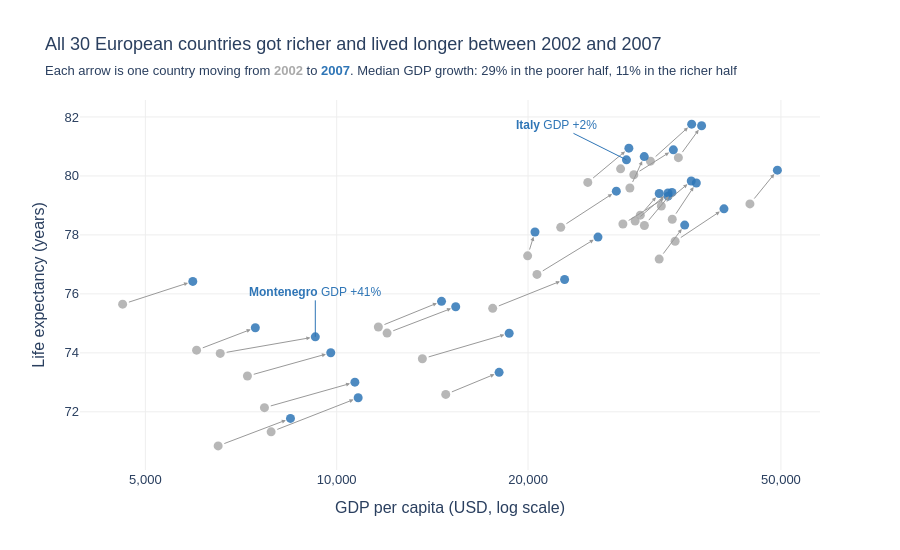

Notebook cell for this chart:
### Markdown cell above
## Task 1 — Scatter: life expectancy change over time

**What to build:** A scatter showing **GDP per capita vs life expectancy** for **two years** (2002 and 2007) to show how both moved — use **colour for year** (just 2 colours), **one continent only**.

Choose any continent except Africa (that was the example). Highlight the change direction.

> 💡 Filter: `df.loc[df['continent'] == 'YOUR_CHOICE']` then filter years

### Code cell
# Task 1 — Europe, 2002 vs 2007
continent = 'Europe'
data = df[(df['continent'] == continent) & df['year'].isin([2002, 2007])]
data = data.assign(Year=data['year'].astype(str))

gdp = data.pivot(index='country', columns='year', values='gdpPercap')
life = data.pivot(index='country', columns='year', values='lifeExp')
growth = (gdp[2007] / gdp[2002] - 1) * 100
both_up = ((gdp[2007] > gdp[2002]) & (life[2007] > life[2002])).sum()
poorer = gdp[2002] < gdp[2002].median()
fastest, slowest = growth.idxmax(), growth.idxmin()
print(f"Richer and longer-lived: {both_up} of {len(gdp)} countries")
print(f"Median GDP growth: poorer half {growth[poorer].median():.0f}%, richer half {growth[~poorer].median():.0f}%")

fig = px.scatter(
    data_frame=data,
    x='gdpPercap', y='lifeExp',
    color='Year',
    color_discrete_map={'2002': '#AAAAAA', '2007': '#2E75B6'},
    hover_name='country',
    log_x=True,
    labels={'gdpPercap': 'GDP per capita (USD, log scale)', 'lifeExp': 'Life expectancy (years)'},
    template='plotly_white',
    height=550, width=900
)

fig.update_traces(marker=dict(size=9, opacity=0.85), showlegend=False)

# one arrow per country: where it was in 2002 -> where it is in 2007
for country in gdp.index:
    fig.add_annotation(
        x=np.log10(gdp.loc[country, 2007]), y=life.loc[country, 2007],
        ax=np.log10(gdp.loc[country, 2002]), ay=life.loc[country, 2002],
        axref='x', ayref='y', text='',
        showarrow=True, arrowhead=2, arrowsize=0.8, arrowwidth=1, arrowcolor='#999999',
        standoff=5, startstandoff=5
    )

for country, ax, ay in [(fastest, 0, -45), (slowest, -70, -35)]:
    fig.add_annotation(
        x=np.log10(gdp.loc[country, 2007]), y=life.loc[country, 2007],
        text=f"<b>{country}</b> GDP +{growth[country]:.0f}%",
        showarrow=True, arrowhead=0, arrowwidth=1, arrowcolor='#2E75B6', ax=ax, ay=ay,
        font=dict(size=12, color='#2E75B6')
    )

fig.update_layout(
    title=dict(
        text=f"All {len(gdp)} European countries got richer and lived longer between 2002 and 2007",
        subtitle=dict(text=(
            "Each arrow is one country moving from <span style='color:#AAAAAA'><b>2002</b></span> to "
            "<span style='color:#2E75B6'><b>2007</b></span>. Median GDP growth: "
            f"{growth[poorer].median():.0f}% in the poorer half, {growth[~poorer].median():.0f}% in the richer half"
        ))
    ),
    font=dict(family='Arial', size=13),
    xaxis=dict(gridcolor='#EEEEEE', tickvals=[5000, 10000, 20000, 50000], tickformat=','),
    yaxis=dict(gridcolor='#EEEEEE'),
    margin=dict(t=100)
)

fig.show()

### Figure 1 — Plotly figure (JSON) as saved in the notebook; plotly's stock layout.template omitted (floating-point values rounded to 4 significant figures)
{"data": [{"hovertemplate": "<b>%{hovertext}</b><br><br>Year=2002<br>GDP per capita (USD, log scale)=%{x}<br>Life expectancy (years)=%{y}<extra></extra>", "hovertext": ["Albania", "Austria", "Belgium", "Bosnia and Herzegovina", "Bulgaria", "Croatia", "Czech Republic", "Denmark", "Finland", "France", "Germany", "Greece", "Hungary", "Iceland", "Ireland", "Italy", "Montenegro", "Netherlands", "Norway", "Poland", "Portugal", "Romania", "Serbia", "Slovak Republic", "Slovenia", "Spain", "Sweden", "Switzerland", "Turkey", "United Kingdom"], "legendgroup": "2002", "marker": {"color": "#AAAAAA", "opacity": 0.85, "size": 9, "symbol": "circle"}, "mode": "markers", "name": "2002", "orientation": "v", "showlegend": false, "type": "scatter", "x": [4604.0, 32420.0, 30490.0, 6019.0, 7697.0, 11630.0, 17600.0, 32170.0, 28200.0, 28930.0, 30040.0, 22510.0, 14840.0, 31160.0, 34080.0, 27970.0, 6557.0, 33720.0, 44680.0, 12000.0, 19970.0, 7885.0, 7236.0, 13640.0, 20660.0, 24840.0, 29340.0, 34480.0, 6508.0, 29480.0], "xaxis": "x", "y": [75.65, 78.98, 78.32, 74.09, 72.14, 74.88, 75.51, 77.18, 78.37, 79.59, 78.67, 78.26, 72.59, 80.5, 77.78, 80.24, 73.98, 78.53, 79.05, 74.67, 77.29, 71.32, 73.21, 73.8, 76.66, 79.78, 80.04, 80.62, 70.84, 78.47], "yaxis": "y"}, {"hovertemplate": "<b>%{hovertext}</b><br><br>Year=2007<br>GDP per capita (USD, log scale)=%{x}<br>Life expectancy (years)=%{y}<extra></extra>", "hovertext": ["Albania", "Austria", "Belgium", "Bosnia and Herzegovina", "Bulgaria", "Croatia", "Czech Republic", "Denmark", "Finland", "France", "Germany", "Greece", "Hungary", "Iceland", "Ireland", "Italy", "Montenegro", "Netherlands", "Norway", "Poland", "Portugal", "Romania", "Serbia", "Slovak Republic", "Slovenia", "Spain", "Sweden", "Switzerland", "Turkey", "United Kingdom"], "legendgroup": "2007", "marker": {"color": "#2E75B6", "opacity": 0.85, "size": 9, "symbol": "circle"}, "mode": "markers", "name": "2007", "orientation": "v", "showlegend": false, "type": "scatter", "x": [5937.0, 36130.0, 33690.0, 7446.0, 10680.0, 14620.0, 22830.0, 35280.0, 33210.0, 30470.0, 32170.0, 27540.0, 18010.0, 36180.0, 40680.0, 28570.0, 9254.0, 36800.0, 49360.0, 15390.0, 20510.0, 10810.0, 9787.0, 18680.0, 25770.0, 28820.0, 33860.0, 37510.0, 8458.0, 33200.0], "xaxis": "x", "y": [76.42, 79.83, 79.44, 74.85, 73.0, 75.75, 76.49, 78.33, 79.31, 80.66, 79.41, 79.48, 73.34, 81.76, 78.89, 80.55, 74.54, 79.76, 80.2, 75.56, 78.1, 72.48, 74.0, 74.66, 77.93, 80.94, 80.88, 81.7, 71.78, 79.42], "yaxis": "y"}], "layout": {"annotations": [{"arrowcolor": "#999999", "arrowhead": 2, "arrowsize": 0.8, "arrowwidth": 1, "ax": 3.663, "axref": "x", "ay": 75.65, "ayref": "y", "showarrow": true, "standoff": 5, "startstandoff": 5, "text": "", "x": 3.774, "y": 76.42}, {"arrowcolor": "#999999", "arrowhead": 2, "arrowsize": 0.8, "arrowwidth": 1, "ax": 4.511, "axref": "x", "ay": 78.98, "ayref": "y", "showarrow": true, "standoff": 5, "startstandoff": 5, "text": "", "x": 4.558, "y": 79.83}, {"arrowcolor": "#999999", "arrowhead": 2, "arrowsize": 0.8, "arrowwidth": 1, "ax": 4.484, "axref": "x", "ay": 78.32, "ayref": "y", "showarrow": true, "standoff": 5, "startstandoff": 5, "text": "", "x": 4.528, "y": 79.44}, {"arrowcolor": "#999999", "arrowhead": 2, "arrowsize": 0.8, "arrowwidth": 1, "ax": 3.78, "axref": "x", "ay": 74.09, "ayref": "y", "showarrow": true, "standoff": 5, "startstandoff": 5, "text": "", "x": 3.872, "y": 74.85}, {"arrowcolor": "#999999", "arrowhead": 2, "arrowsize": 0.8, "arrowwidth": 1, "ax": 3.886, "axref": "x", "ay": 72.14, "ayref": "y", "showarrow": true, "standoff": 5, "startstandoff": 5, "text": "", "x": 4.029, "y": 73.0}, {"arrowcolor": "#999999", "arrowhead": 2, "arrowsize": 0.8, "arrowwidth": 1, "ax": 4.066, "axref": "x", "ay": 74.88, "ayref": "y", "showarrow": true, "standoff": 5, "startstandoff": 5, "text": "", "x": 4.165, "y": 75.75}, {"arrowcolor": "#999999", "arrowhead": 2, "arrowsize": 0.8, "arrowwidth": 1, "ax": 4.245, "axref": "x", "ay": 75.51, "ayref": "y", "showarrow": true, "standoff": 5, "startstandoff": 5, "text": "", "x": 4.359, "y": 76.49}, {"arrowcolor": "#999999", "arrowhead": 2, "arrowsize": 0.8, "arrowwidth": 1, "ax": 4.507, "axref": "x", "ay": 77.18, "ayref": "y", "showarrow": true, "standoff": 5, "startstandoff": 5, "text": "", "x": 4.548, "y": 78.33}, {"arrowcolor": "#999999", "arrowhead": 2, "arrowsize": 0.8, "arrowwidth": 1, "ax": 4.45, "axref": "x", "ay": 78.37, "ayref": "y", "showarrow": true, "standoff": 5, "startstandoff": 5, "text": "", "x": 4.521, "y": 79.31}, {"arrowcolor": "#999999", "arrowhead": 2, "arrowsize": 0.8, "arrowwidth": 1, "ax": 4.461, "axref": "x", "ay": 79.59, "ayref": "y", "showarrow": true, "standoff": 5, "startstandoff": 5, "text": "", "x": 4.484, "y": 80.66}, {"arrowcolor": "#999999", "arrowhead": 2, "arrowsize": 0.8, "arrowwidth": 1, "ax": 4.478, "axref": "x", "ay": 78.67, "ayref": "y", "showarrow": true, "standoff": 5, "startstandoff": 5, "text": "", "x": 4.507, "y": 79.41}, {"arrowcolor": "#999999", "arrowhead": 2, "arrowsize": 0.8, "arrowwidth": 1, "ax": 4.352, "axref": "x", "ay": 78.26, "ayref": "y", "showarrow": true, "standoff": 5, "startstandoff": 5, "text": "", "x": 4.44, "y": 79.48}, {"arrowcolor": "#999999", "arrowhead": 2, "arrowsize": 0.8, "arrowwidth": 1, "ax": 4.172, "axref": "x", "ay": 72.59, "ayref": "y", "showarrow": true, "standoff": 5, "startstandoff": 5, "text": "", "x": 4.255, "y": 73.34}, {"arrowcolor": "#999999", "arrowhead": 2, "arrowsize": 0.8, "arrowwidth": 1, "ax": 4.494, "axref": "x", "ay": 80.5, "ayref": "y", "showarrow": true, "standoff": 5, "startstandoff": 5, "text": "", "x": 4.558, "y": 81.76}, {"arrowcolor": "#999999", "arrowhead": 2, "arrowsize": 0.8, "arrowwidth": 1, "ax": 4.532, "axref": "x", "ay": 77.78, "ayref": "y", "showarrow": true, "standoff": 5, "startstandoff": 5, "text": "", "x": 4.609, "y": 78.89}, {"arrowcolor": "#999999", "arrowhead": 2, "arrowsize": 0.8, "arrowwidth": 1, "ax": 4.447, "axref": "x", "ay": 80.24, "ayref": "y", "showarrow": true, "standoff": 5, "startstandoff": 5, "text": "", "x": 4.456, "y": 80.55}, {"arrowcolor": "#999999", "arrowhead": 2, "arrowsize": 0.8, "arrowwidth": 1, "ax": 3.817, "axref": "x", "ay": 73.98, "ayref": "y", "showarrow": true, "standoff": 5, "startstandoff": 5, "text": "", "x": 3.966, "y": 74.54}, {"arrowcolor": "#999999", "arrowhead": 2, "arrowsize": 0.8, "arrowwidth": 1, "ax": 4.528, "axref": "x", "ay": 78.53, "ayref": "y", "showarrow": true, "standoff": 5, "startstandoff": 5, "text": "", "x": 4.566, "y": 79.76}, {"arrowcolor": "#999999", "arrowhead": 2, "arrowsize": 0.8, "arrowwidth": 1, "ax": 4.65, "axref": "x", "ay": 79.05, "ayref": "y", "showarrow": true, "standoff": 5, "startstandoff": 5, "text": "", "x": 4.693, "y": 80.2}, {"arrowcolor": "#999999", "arrowhead": 2, "arrowsize": 0.8, "arrowwidth": 1, "ax": 4.079, "axref": "x", "ay": 74.67, "ayref": "y", "showarrow": true, "standoff": 5, "startstandoff": 5, "text": "", "x": 4.187, "y": 75.56}, {"arrowcolor": "#999999", "arrowhead": 2, "arrowsize": 0.8, "arrowwidth": 1, "ax": 4.3, "axref": "x", "ay": 77.29, "ayref": "y", "showarrow": true, "standoff": 5, "startstandoff": 5, "text": "", "x": 4.312, "y": 78.1}, {"arrowcolor": "#999999", "arrowhead": 2, "arrowsize": 0.8, "arrowwidth": 1, "ax": 3.897, "axref": "x", "ay": 71.32, "ayref": "y", "showarrow": true, "standoff": 5, "startstandoff": 5, "text": "", "x": 4.034, "y": 72.48}, {"arrowcolor": "#999999", "arrowhead": 2, "arrowsize": 0.8, "arrowwidth": 1, "ax": 3.86, "axref": "x", "ay": 73.21, "ayref": "y", "showarrow": true, "standoff": 5, "startstandoff": 5, "text": "", "x": 3.991, "y": 74.0}, {"arrowcolor": "#999999", "arrowhead": 2, "arrowsize": 0.8, "arrowwidth": 1, "ax": 4.135, "axref": "x", "ay": 73.8, "ayref": "y", "showarrow": true, "standoff": 5, "startstandoff": 5, "text": "", "x": 4.271, "y": 74.66}, {"arrowcolor": "#999999", "arrowhead": 2, "arrowsize": 0.8, "arrowwidth": 1, "ax": 4.315, "axref": "x", "ay": 76.66, "ayref": "y", "showarrow": true, "standoff": 5, "startstandoff": 5, "text": "", "x": 4.411, "y": 77.93}, {"arrowcolor": "#999999", "arrowhead": 2, "arrowsize": 0.8, "arrowwidth": 1, "ax": 4.395, "axref": "x", "ay": 79.78, "ayref": "y", "showarrow": true, "standoff": 5, "startstandoff": 5, "text": "", "x": 4.46, "y": 80.94}, {"arrowcolor": "#999999", "arrowhead": 2, "arrowsize": 0.8, "arrowwidth": 1, "ax": 4.467, "axref": "x", "ay": 80.04, "ayref": "y", "showarrow": true, "standoff": 5, "startstandoff": 5, "text": "", "x": 4.53, "y": 80.88}, {"arrowcolor": "#999999", "arrowhead": 2, "arrowsize": 0.8, "arrowwidth": 1, "ax": 4.538, "axref": "x", "ay": 80.62, "ayref": "y", "showarrow": true, "standoff": 5, "startstandoff": 5, "text": "", "x": 4.574, "y": 81.7}, {"arrowcolor": "#999999", "arrowhead": 2, "arrowsize": 0.8, "arrowwidth": 1, "ax": 3.813, "axref": "x", "ay": 70.84, "ayref": "y", "showarrow": true, "standoff": 5, "startstandoff": 5, "text": "", "x": 3.927, "y": 71.78}, {"arrowcolor": "#999999", "arrowhead": 2, "arrowsize": 0.8, "arrowwidth": 1, "ax": 4.47, "axref": "x", "ay": 78.47, "ayref": "y", "showarrow": true, "standoff": 5, "startstandoff": 5, "text": "", "x": 4.521, "y": 79.42}, {"arrowcolor": "#2E75B6", "arrowhead": 0, "arrowwidth": 1, "ax": 0, "ay": -45, "font": {"color": "#2E75B6", "size": 12}, "showarrow": true, "text": "<b>Montenegro</b> GDP +41%", "x": 3.966, "y": 74.54}, {"arrowcolor": "#2E75B6", "arrowhead": 0, "arrowwidth": 1, "ax": -70, "ay": -35, "font": {"color": "#2E75B6", "size": 12}, "showarrow": true, "text": "<b>Italy</b> GDP +2%", "x": 4.456, "y": 80.55}], "font": {"family": "Arial", "size": 13}, "height": 550, "legend": {"title": {"text": "Year"}, "tracegroupgap": 0}, "margin": {"t": 100}, "title": {"subtitle": {"text": "Each arrow is one country moving from <span style='color:#AAAAAA'><b>2002</b></span> to <span style='color:#2E75B6'><b>2007</b></span>. Median GDP growth: 29% in the poorer half, 11% in the richer half"}, "text": "All 30 European countries got richer and lived longer between 2002 and 2007"}, "width": 900, "xaxis": {"anchor": "y", "domain": [0.0, 1.0], "gridcolor": "#EEEEEE", "tickformat": ",", "tickvals": [5000, 10000, 20000, 50000], "title": {"text": "GDP per capita (USD, log scale)"}, "type": "log"}, "yaxis": {"anchor": "x", "domain": [0.0, 1.0], "gridcolor": "#EEEEEE", "title": {"text": "Life expectancy (years)"}}}}
